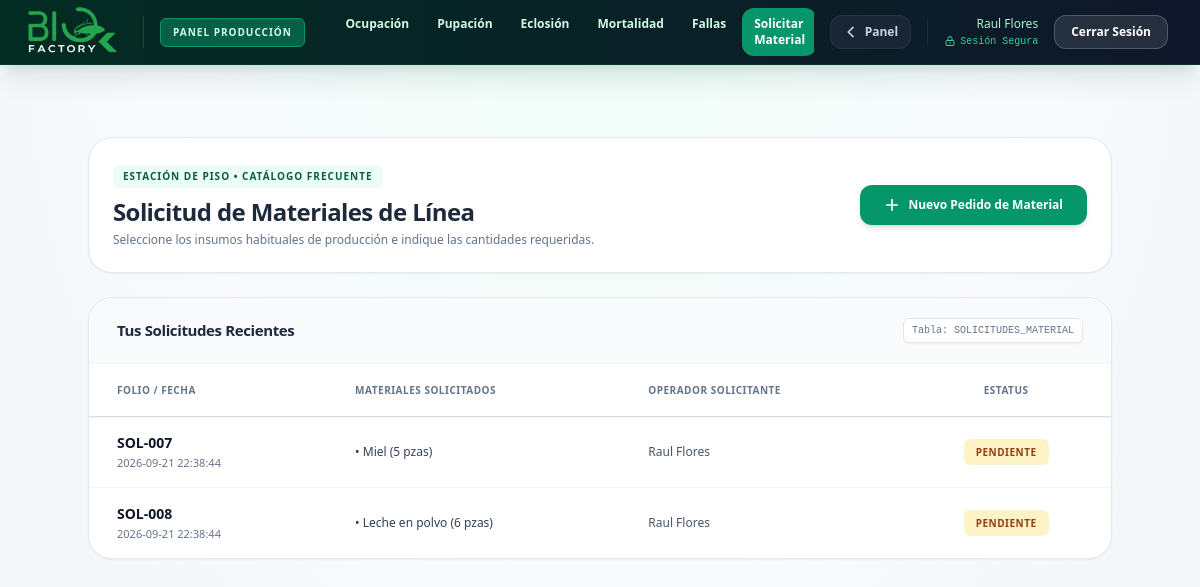
The app's page /piso/chrysopa/materiales (signed in) with its own data.
### tables this page shows
CREATE TABLE USUARIOS (
    id_usuario INTEGER PRIMARY KEY AUTOINCREMENT,
    id_area INTEGER,
    nombre_usuario VARCHAR(150) NOT NULL,
    puesto VARCHAR(100),
    nip_firma VARCHAR(50)
, estatus TEXT DEFAULT 'Activo');

CREATE TABLE SOLICITUDES_MATERIAL (
    id_solicitud INTEGER PRIMARY KEY AUTOINCREMENT,
    id_area_solicitante INTEGER, 
    id_operador INTEGER,
    id_material INTEGER,
    cantidad_solicitada INTEGER,
    estatus TEXT DEFAULT 'Pendiente', -- Puede ser: Pendiente, Aprobada, Rechazada
    fecha_solicitud DATETIME DEFAULT CURRENT_TIMESTAMP,
    FOREIGN KEY(id_area_solicitante) REFERENCES CAT_AREAS(id_area),
    FOREIGN KEY(id_operador) REFERENCES USUARIOS(id_usuario),
    FOREIGN KEY(id_material) REFERENCES CAT_MATERIALES(id_material)
);

CREATE TABLE MATERIALES (

    id_material INTEGER PRIMARY KEY AUTOINCREMENT,

    id_area INTEGER,

    nombre_material VARCHAR(150) NOT NULL,

    presentacion VARCHAR(100)

);

### routes/prod_chrysopa.py (the view)
@prod_chrysopa_bp.route('/materiales', methods=['GET'])
def materiales():
    id_operador = session.get('id_usuario')
    if not id_operador:
        flash('Sesión expirada. Vuelve a iniciar sesión.', 'error')
        return redirect(url_for('auth.login'))
    conn = get_db_connection()
    cursor = conn.cursor()
    cursor.execute("""
        SELECT s.id_solicitud, s.fecha_solicitud, s.cantidad_solicitada, s.estatus,
               m.nombre_material, u.nombre_usuario
        FROM SOLICITUDES_MATERIAL s
        JOIN MATERIALES m ON s.id_material = m.id_material
        JOIN USUARIOS u ON s.id_operador = u.id_usuario
        WHERE s.id_operador = ?
        ORDER BY s.fecha_solicitud DESC
    """, (id_operador,))
    mis_solicitudes = cursor.fetchall()
    conn.close()
    return render_template('produccion/materiales.html', origen='chrysopa', mis_solicitudes=mis_solicitudes)

### routes/prod_chrysopa.py (called while the page is built)
def get_db_connection():
    conn = sqlite3.connect('Bd_SIO-AGRO.db', isolation_level=None)
    conn.row_factory = sqlite3.Row
    return conn

### templates/produccion/materiales.html (shortened to what this page needs)
{% extends "produccion/base_produc.html" %}
{% block navbar_menu %}
<div class="hidden md:block flex-1 mx-6">
    <div class="flex space-x-1 overflow-x-auto">
        {% if origen == 'catopar' %}
            <a href="{{ url_for('prod_catopar.pre') }}" class="px-3 py-2 rounded-md text-xs font-semibold hover:bg-emerald-900 hover:text-white transition-colors flex items-center gap-1.5">
                Pre-Parasitismo
            </a>
            <a href="{{ url_for('prod_catopar.post') }}" class="px-3 py-2 rounded-md text-xs font-semibold hover:bg-emerald-900 hover:text-white transition-colors flex items-center gap-1.5">
                Post-Parasitismo
            </a>
            <a href="{{ url_for('prod_catopar.materiales') }}" class="px-3 py-2 rounded-xl text-xs font-bold bg-emerald-600 text-white shadow-sm flex items-center gap-1.5">
                Solicitar Material
            </a>
        {% elif origen == 'chrysopa' %}
            <a href="{{ url_for('prod_chrysopa.ocupacion') }}" class="px-3 py-2 rounded-md text-xs font-semibold hover:bg-emerald-900 hover:text-white transition-colors">Ocupación</a>
            <a href="{{ url_for('prod_chrysopa.pupacion') }}" class="px-3 py-2 rounded-md text-xs font-semibold hover:bg-emerald-900 hover:text-white transition-colors">Pupación</a>
            <a href="{{ url_for('prod_chrysopa.eclosion') }}" class="px-3 py-2 rounded-md text-xs font-semibold hover:bg-emerald-900 hover:text-white transition-colors">Eclosión</a>
             <a href="{{ url_for('prod_chrysopa.mortalidad') }}" class="px-3 py-2 rounded-md text-xs font-semibold hover:bg-emerald-900 hover:text-white transition-colors">Mortalidad</a>
            <a href="{{ url_for('prod_chrysopa.fallas') }}" class="px-3 py-2 rounded-md text-xs font-semibold hover:bg-emerald-900 hover:text-white transition-colors">Fallas</a>
            <a href="{{ url_for('prod_chrysopa.materiales') }}" class="px-3 py-2 rounded-xl text-xs font-bold bg-emerald-600 text-white shadow-sm flex items-center gap-1.5">Solicitar Material</a>
        {% endif %}
    </div>
</div>
{% endblock %}
{% block content %}
    <main class="flex-1 overflow-y-auto p-6 lg:p-10">
        <div class="max-w-5xl mx-auto space-y-6">
            <div class="bg-white border border-slate-200 p-6 rounded-3xl shadow-sm flex flex-col sm:flex-row justify-between items-start sm:items-center gap-4">
                <div>
                    <div class="inline-flex items-center gap-1.5 px-2.5 py-1 rounded-md bg-emerald-50 text-emerald-800 text-[10px] font-bold tracking-widest uppercase mb-2">
                        Estación de Piso &bull; Catálogo Frecuente
                    </div>
                    <h1 class="text-2xl font-black text-slate-800 tracking-tight mb-1">Solicitud de Materiales de Línea</h1>
                    <p class="text-xs text-slate-500 font-medium">Seleccione los insumos habituales de producción e indique las cantidades requeridas.</p>
                </div>
                <button onclick="document.getElementById('modal-solicitud').classList.remove('hidden')" class="bg-emerald-600 hover:bg-emerald-700 text-white text-xs font-bold py-3 px-6 rounded-xl shadow-md transition-all flex items-center gap-2 whitespace-nowrap">
                    <svg class="w-4 h-4 font-bold" fill="none" stroke="currentColor" viewBox="0 0 24 24"><path stroke-linecap="round" stroke-linejoin="round" stroke-width="2.5" d="M12 4v16m8-8H4"></path></svg>
                    Nuevo Pedido de Material
                </button>
            </div>
            <div class="bg-white rounded-3xl shadow-sm border border-slate-200 overflow-hidden mt-6">
                <div class="bg-slate-50 px-7 py-5 border-b border-slate-100 flex justify-between items-center">
                    <h2 class="text-[15px] font-bold text-slate-800 tracking-tight">Tus Solicitudes Recientes</h2>
                    <span class="text-[10px] text-slate-500 font-mono bg-white border border-slate-200 px-2 py-1 rounded-md shadow-sm">Tabla: SOLICITUDES_MATERIAL</span>
                </div>
                <div class="overflow-x-auto">
                    <table class="min-w-full text-sm">
                        <thead class="bg-white sticky top-0 z-10 shadow-sm border-b border-slate-200">
                            <tr>
                                <th class="px-7 py-4 text-left font-extrabold text-slate-500 uppercase tracking-wider text-[10px]">Folio / Fecha</th>
                                <th class="px-7 py-4 text-left font-extrabold text-slate-500 uppercase tracking-wider text-[10px]">Materiales Solicitados</th>
                                <th class="px-7 py-4 text-left font-extrabold text-slate-500 uppercase tracking-wider text-[10px]">Operador Solicitante</th>
                                <th class="px-7 py-4 text-center font-extrabold text-slate-500 uppercase tracking-wider text-[10px]">Estatus</th>
                            </tr>
                        </thead>
                        <tbody class="divide-y divide-slate-100 bg-white text-xs">
                            {% for sol in mis_solicitudes %}
                            <tr class="hover:bg-slate-50 transition-colors">
                                <td class="px-7 py-4 whitespace-nowrap">
                                    <div class="font-bold text-slate-900 text-sm">SOL-00{{ sol['id_solicitud'] }}</div>
                                    <div class="text-[11px] text-slate-500 font-medium mt-0.5">{{ sol['fecha_solicitud'] }}</div>
                                </td>
                                <td class="px-7 py-4 font-medium text-slate-700 space-y-1">
                                    <span class="block">&bull; {{ sol['nombre_material'] }} ({{ sol['cantidad_solicitada'] }} pzas)</span>
                                </td>
                                <td class="px-7 py-4 text-slate-600 font-medium">
                                    {{ sol['nombre_usuario'] }}
                                </td>
                                <td class="px-7 py-4 whitespace-nowrap text-center">
                                    {% if sol['estatus'] == 'Pendiente' %}
                                        <span class="px-3 py-1.5 rounded-md text-[10px] font-black bg-amber-100 text-amber-800 uppercase tracking-wider">{{ sol['estatus'] }}</span>
                                    {% else %}
                                        <span class="px-3 py-1.5 rounded-md text-[10px] font-black bg-emerald-100 text-emerald-800 uppercase tracking-wider">{{ sol['estatus'] }}</span>
                                    {% endif %}
                                </td>
                            </tr>
                            {% else %}
                            <tr>
                                <td colspan="4" class="px-7 py-8 text-center text-slate-500 font-medium">No has realizado ninguna solicitud recientemente.</td>
                            </tr>
                            {% endfor %}
                        </tbody>
                    </table>
                </div>
            </div>
        </div>
    </main>
{% endblock %}

### templates/produccion/base_produc.html (shortened to what this page needs)
<!DOCTYPE html>
<html lang="es">
<head>
    <script src="https://cdn.tailwindcss.com"></script>
</head>
<body class="bg-[radial-gradient(ellipse_at_top,_var(--tw-gradient-stops))] from-emerald-50/80 via-slate-50 to-slate-100 flex flex-col h-screen font-sans overflow-hidden">
    <nav class="bg-gradient-to-r from-emerald-950 to-slate-900 text-emerald-100 shadow-xl shadow-emerald-900/10 z-20 flex-shrink-0 border-b border-emerald-900/50">
        <div class="max-w-7xl mx-auto px-4 sm:px-6 lg:px-8">
            <div class="flex items-center justify-between h-16 gap-2">
                <div class="flex items-center shrink-0 mr-4 -ml-2 md:-ml-6">
                    <img src="{{ url_for('static', filename='imagenes/logo/biofactory.jpg') }}" alt="Logo Biofactory" class="h-14 w-auto object-contain">
                    <span class="text-[10px] bg-emerald-800 text-emerald-100 px-3 py-1.5 rounded-md font-bold uppercase tracking-widest border border-emerald-600 shadow-sm whitespace-nowrap hidden sm:block">
                        Panel Producción
                    </span>
                </div>
                <div class="flex-1 overflow-x-auto hide-scroll flex justify-center mx-2">
                    {% block navbar_menu %}
                    {% endblock %}
                </div>
                <div class="flex items-center space-x-4 shrink-0">
                    <a href="{{ url_for('admin.dashboard') }}" class="px-3 py-2 rounded-xl text-xs font-bold bg-slate-800/80 text-slate-300 hover:bg-emerald-600 hover:text-white transition-all shadow-sm flex items-center gap-1.5 border border-slate-700/50 group whitespace-nowrap">
                        <svg class="w-4 h-4 group-hover:-translate-x-1 transition-transform" fill="none" stroke="currentColor" viewBox="0 0 24 24"><path stroke-linecap="round" stroke-linejoin="round" stroke-width="2.5" d="M15 19l-7-7 7-7"></path></svg>
                        Panel
                    </a>
                    <div class="text-right hidden sm:block">
                        <p class="text-xs font-bold text-white whitespace-nowrap"><span class="text-emerald-200 font-medium">{{ session.get('nombre', 'Administrador') }}</span></p>
                        <p class="text-[10px] text-emerald-400 font-mono flex items-center justify-end gap-1 mt-0.5 whitespace-nowrap">
                            <svg class="w-3 h-3" fill="none" stroke="currentColor" viewBox="0 0 24 24"><path stroke-linecap="round" stroke-linejoin="round" stroke-width="2" d="M12 15v2m-6 4h12a2 2 0 002-2v-6a2 2 0 00-2-2H6a2 2 0 00-2 2v6a2 2 0 002 2zm10-10V7a4 4 0 00-8 0v4h8z"></path></svg>
                            Sesión Segura
                        </p>
                    </div>
                    <a href="{{ url_for('auth.logout') }}" class="text-xs px-4 py-2 text-white font-bold bg-white/10 hover:bg-red-500/80 border border-white/20 hover:border-red-400 rounded-xl transition-all shadow-sm whitespace-nowrap">Cerrar Sesión</a>
                </div>
            </div>
        </div>
    </nav>
    <main class="flex-1 overflow-y-auto p-8 relative">
        <div class="max-w-6xl mx-auto space-y-8 relative z-10">
            {% block content %}
            {% endblock %}
        </div>
    </main>
</body>
</html>

### records on screen
USUARIOS: get "Raul Flores"
SOLICITUDES_MATERIAL: id_solicitud "7", fecha_solicitud "2026-09-21 22:38:44", nombre_material "Miel", cantidad_solicitada "5", nombre_usuario "Raul Flores", estatus "PENDIENTE"
SOLICITUDES_MATERIAL: id_solicitud "8", fecha_solicitud "2026-09-21 22:38:44", nombre_material "Leche en polvo", cantidad_solicitada "6", nombre_usuario "Raul Flores", estatus "PENDIENTE"
